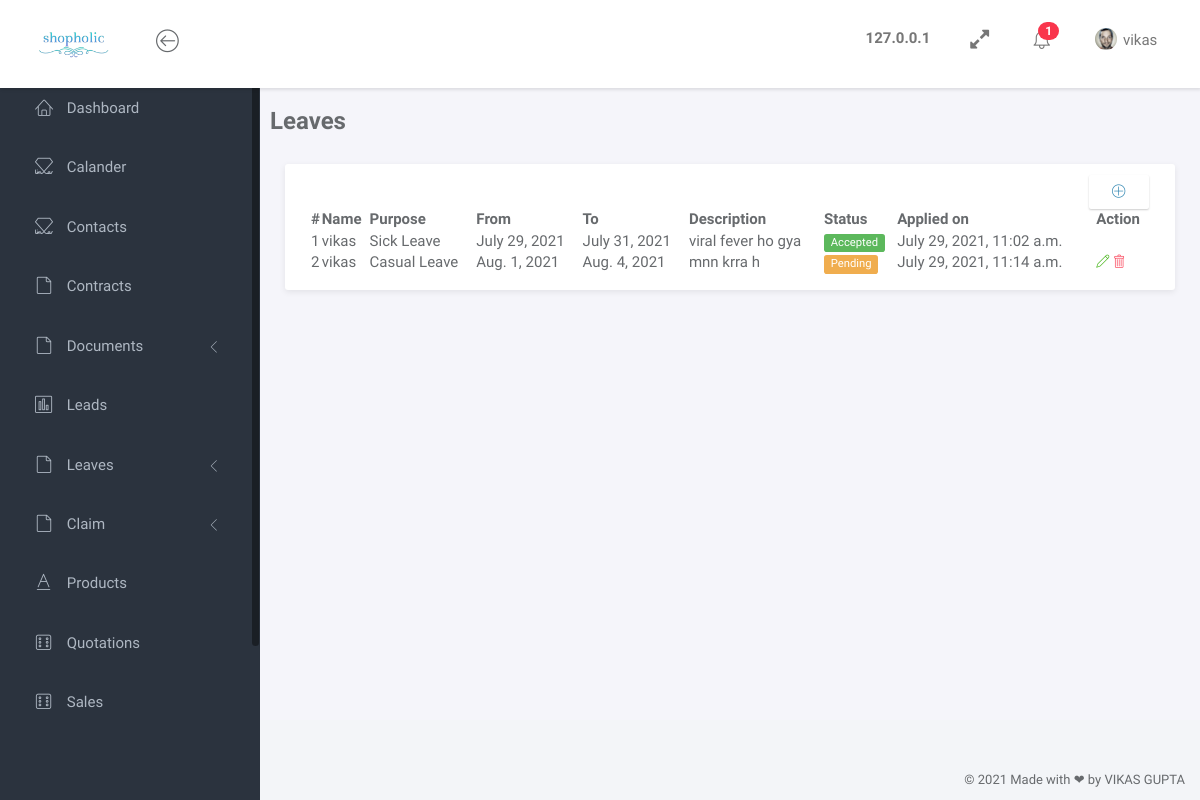
Page /leave (signed in) on the earlier database version.
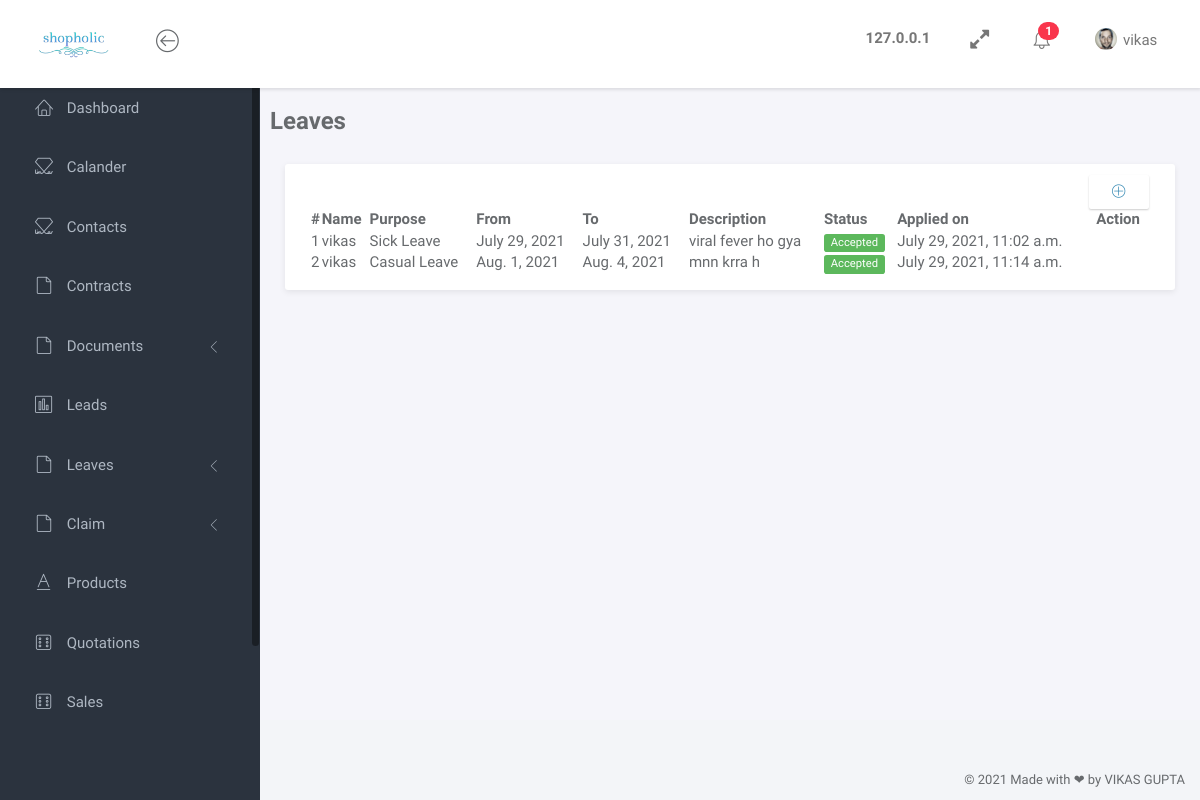
Same page on the later database version.
### shopping/models.py (models this page shows)
class Leave(models.Model):
    purpose = models.CharField(max_length=200)
    from_date = models.DateField()
    to_date = models.DateField()
    description = models.TextField(max_length=300)
    status = models.CharField(max_length=100)
    appliad_at = models.DateTimeField(auto_now_add=True)
    addedby = models.ForeignKey(User, on_delete=models.CASCADE,)

### shopping/views.py (the view, shortened to what this page needs)
# urls.py: path('leave', views.leave, name="leave"),
@login_required(login_url='login')
def leave(request):
    context = {}
    x_forwarded_for = request.META.get('HTTP_X_FORWARDED_FOR')
    if x_forwarded_for:
        ip = x_forwarded_for.split(',')[0]
    else:
        ip = request.META.get('REMOTE_ADDR')
    context["ip_address"] = ip
    context["eventdata"] = Events.objects.filter(addedby=request.user.id, eventdate=date.today()).all()
    context["eventcount"] = Events.objects.filter(addedby=request.user.id, eventdate=date.today()).count()
    context["data"] = Leave.objects.filter(addedby=request.user.id).all()
    return render(request, "User/leave/leave.html", context)

### shopping/templates/User/leave/leave.html (shortened to what this page needs)
{% load static %}
{% include 'User/head.html' %}
		<div class="main">
			<div class="main-content">
				<div class="container-fluid">
					<div class="row">
						<div class="col-sm"><h3 class="page-title"><b>Leaves</b></h3></div>
					</div>
					<div class="panel panel-headline">
						<div class="panel-body">
							<div class="col text-right mb-2">
								<a data-toggle="modal" data-target="#exampleModalCenter" class="btn btn-light" ><i class="lnr lnr-plus-circle"></i></a>
							</div>
							<div class="table-responsive">
								<table id="example" class="display nowrap" style="width:100%">
									<thead>
										<tr>
											<th>#</th>
											<th>Name</th>
											<th>Purpose</th>
											<th>From</th>
											<th>To</th>
                                            <th>Description</th>
                                            <th>Status</th>
                                            <th>Applied on</th>
											<th>Action</th>
										</tr>
									</thead>
									<tbody>
										{% for da in data %}
										<tr>
											<td>{{ da.id }}</td>
											<td>{{ da.addedby }}</td>
											<td>{{ da.purpose }}</td>
											<td>{{ da.from_date }}</td>
											<td>{{ da.to_date }}</td>
                                            <td>{{ da.description }}</td>
                                            <td>
                                                {% if da.status == "Rejected" %}
                                                <span class="label label-danger">{{ da.status }}</span>
                                                {% elif da.status == "Pending" %}
                                                <span class="label label-warning">{{ da.status }}</span>
                                                {% else %}
                                                <span class="label label-success">{{ da.status }}</span>
                                                {% endif %}
                                            </td>
                                            <td>{{ da.appliad_at }}</td>
											<td>
                                                {% if da.status == "Pending" %}
												<a class="link" href="editleave/{{ da.id }}">
													<span class="lnr lnr-pencil text-success"></span>
												</a>
												<a class="link" onclick="return confirm('Are you sure you want to delete this leave ?');" href="deleteleave/{{ da.id }}">
													<span class="lnr lnr-trash text-danger"></span>
												</a>
                                                {% endif %}
											</td>
										</tr>
										{% endfor %}
									</tbody>
								</table>
							</div>
						</div>
					</div>
				</div>
			</div>
		</div>
{% include 'User/foot2.html' %}

### shopping/templates/User/head.html (shortened to what this page needs)
{% load static %}
<!doctype html>
<html lang="en">
<head>
	<link rel="stylesheet" href="{% static 'css/bootstrap.css' %}">
	<link rel="stylesheet" href="{% static 'vendor/bootstrap/css/bootstrap.min.css' %}">
	<link rel="stylesheet" href="{% static 'vendor/font-awesome/css/font-awesome.min.css' %}">
	<link rel="stylesheet" href="{% static 'vendor/linearicons/style.css' %}">
	<link rel="stylesheet" href="{% static 'css/main.css' %}">
	<link rel="stylesheet" type="text/css" href="https://cdn.datatables.net/1.10.24/css/jquery.dataTables.css">
    <link href="{% static 'node_modules/fullcalendar/main.css' %}" rel='stylesheet' />
</head>
<body>
	<div id="wrapper">
		<nav class="navbar navbar-default navbar-expand-lg navbar-fixed-top">
			<div class="brand">
				<a href="home"><img src="{% static 'images/img/mylogo.png' %}" width="70" alt="shopholic Logo" class="img-responsive logo"></a>
			</div>
			<div class="container-fluid">
				<div class="navbar-btn">
					<button type="button" class="btn-toggle-fullwidth"><i class="lnr lnr-arrow-left-circle"></i></button>
				</div>
				<div id="navbar-menu">
					<ul class="nav navbar-nav navbar-right">
						<li>
							<a class="text-dark" title="Current ip address" style="cursor: pointer;"><b>{{ ip_address }}</b></a>
						</li>
						<li>
							<a class="text-dark" title="Full Screen" onclick="maxWindow()" style="cursor: pointer;"><i class="fa fa-expand" id="togglescreen"></i></a>
						</li>
						<li class="dropdown">
							<a href="#" class="dropdown-toggle icon-menu" data-toggle="dropdown">
								<span class="badge bg-danger">{{ eventcount }}</span>
							</a>
						</li>
						<li class="dropdown">
							<a href="#" class="dropdown-toggle" data-toggle="dropdown"><img src="{% static 'images/img/user.png' %}" class="img-circle" alt="Avatar"> <span>{{ user.get_username }}</span>&ensp;</a>
						</li>
					</ul>
				</div>
			</div>
		</nav>
		<div id="sidebar-nav" class="sidebar">
			<div class="sidebar-scroll">
				<nav>
					<ul class="nav">
						<li><a href="home" class=""><i class="lnr lnr-home"></i> <span>Dashboard</span></a></li>
						<li><a href="calander" class=""><i class="lnr lnr-linearicons"></i> <span>Calander</span></a></li>
						{% if perms.shopping.view_contact %}
						<li><a href="contact" class=""><i class="lnr lnr-linearicons"></i> <span>Contacts</span></a></li>
						{% endif %}
						{% if perms.shopping.view_contract %}
						<li><a href="contracts" class=""><i class="lnr lnr-file-empty"></i> <span>Contracts</span></a></li>
						{% endif %}
						{% if perms.shopping.view_documents %}
						<li>
							<a href="#subPages2" data-toggle="collapse" class="collapsed"><i class="lnr lnr-file-empty"></i> <span>Documents</span> <i class="icon-submenu lnr lnr-chevron-left"></i></a>
						</li>
						{% endif %}
						<li><a href="lead" class=""><i class="lnr lnr-chart-bars"></i> <span>Leads</span></a></li>
						<li>
							<a href="#subPages3" data-toggle="collapse" class="collapsed"><i class="lnr lnr-file-empty"></i> <span>Leaves</span> <i class="icon-submenu lnr lnr-chevron-left"></i></a>
						</li>
						<li>
							<a href="#subPages4" data-toggle="collapse" class="collapsed"><i class="lnr lnr-file-empty"></i> <span>Claim</span> <i class="icon-submenu lnr lnr-chevron-left"></i></a>
						</li>
						<li><a href="products" class=""><i class="lnr lnr-text-format"></i> <span>Products</span></a></li>
						<li><a href="quotation" class=""><i class="lnr lnr-dice"></i> <span>Quotations</span></a></li>
						<li><a href="sales" class=""><i class="lnr lnr-dice"></i> <span>Sales</span>&emsp;</a></li>
					</ul>
				</nav>
			</div>
		</div>

### shopping/templates/User/foot2.html (shortened to what this page needs)
{% load static %}
		<footer>
			<div class="container-fluid">
				<p class="copyright">&copy; 2021 Made with &#x2764; by VIKAS GUPTA</p>
			</div>
		</footer>
	</div>
</body>
</html>

### shopping/static/css/main.css (style rules this page uses)
html { position: relative; min-height: 100%; }
body { background-color: #F3F5F8; font-family: "Source Sans Pro", sans-serif; font-size: 15px; color: #676a6d; }
a { color: #3287B2; }
th { font-weight: 600; }
.page-title { margin-top: 0; margin-bottom: 30px; font-weight: 300; }
footer { position: absolute; bottom: 0; right: 0; padding-top: 15px; padding-bottom: 10px; }
.copyright { margin-bottom: 0; text-align: right; font-size: 13px; }
#wrapper .sidebar { -webkit-transition: all 0.3s ease-in-out; -moz-transition: all 0.3s ease-in-out; -ms-transition: all 0.3s ease-in-out; -o-transition: all 0.3s ease-in-out; transition: all 0.3s ease-in-out; width: 260px; height: 100%; float: left; background-color: #2B333E; position: fixed; left: 0; }
#wrapper .main { -webkit-transition: all 0.3s ease-in-out; -moz-transition: all 0.3s ease-in-out; -ms-transition: all 0.3s ease-in-out; -o-transition: all 0.3s ease-in-out; transition: all 0.3s ease-in-out; width: calc(100% - 260px); left: 0; position: relative; float: right; background-color: #f5f5fa; }
#wrapper #sidebar-nav, #wrapper .main { padding-top: 80px; }
.main-content { padding: 28px 10px; }
.navbar-default { -webkit-transition: all 0.3s ease-in-out; -moz-transition: all 0.3s ease-in-out; -ms-transition: all 0.3s ease-in-out; -o-transition: all 0.3s ease-in-out; transition: all 0.3s ease-in-out; -moz-box-shadow: 1px 2px 3px rgba(0, 0, 0, 0.1); -webkit-box-shadow: 1px 2px 3px rgba(0, 0, 0, 0.1); box-shadow: 1px 2px 3px rgba(0, 0, 0, 0.1); -webkit-border-radius: 0; -moz-border-radius: 0; border-radius: 0; padding: 0; margin: 0; border: none; background-color: #fff; }
.navbar-default .brand { float: left; padding: 30px 39px; background-color: #fff; }
.navbar-btn { float: left; padding: 16px 0; }
.navbar-btn button { font-size: 24px; padding: 4px 8px; line-height: .7; border: none; background: none; outline: none; }
.navbar-nav .icon-menu { display: inline-block; vertical-align: middle; *vertical-align: auto; *zoom: 1; *display: inline; padding-top: 28px; padding-bottom: 28px; position: relative; }
.navbar-nav .icon-menu .badge { position: absolute; top: 22px; right: 16px; }
.navbar-nav > li > a { padding: 28px 20px; }
.navbar-nav > li > a > i { font-size: 22px; margin-right: 2px; vertical-align: middle; }
.navbar-nav > li > a > span { position: relative; top: 2px; }
.navbar-nav > li > a img { width: 22px; margin-right: 2px; }
@media screen and (min-width: 768px) { .navbar-nav.navbar-right { margin-right: 0; } }
.sidebar { z-index: 9; }
.sidebar .nav > li > a { padding: 18px 30px; color: #AEB7C2; border-left: 5px solid transparent; }
.sidebar .nav > li > a[data-toggle="collapse"] .icon-submenu { display: inline-block; vertical-align: middle; *vertical-align: auto; *zoom: 1; *display: inline; -webkit-transition: all 0.2s ease-out; -moz-transition: all 0.2s ease-out; -ms-transition: all 0.2s ease-out; -o-transition: all 0.2s ease-out; transition: all 0.2s ease-out; float: right; position: relative; top: 5px; font-size: 12px; line-height: 1.1; -moz-transform: rotate(-90deg); -ms-transform: rotate(-90deg); -webkit-transform: rotate(-90deg); transform: rotate(-90deg); }
.sidebar .nav > li > a[data-toggle="collapse"].collapsed .icon-submenu { -moz-transform: rotate(0deg); -ms-transform: rotate(0deg); -webkit-transform: rotate(0deg); transform: rotate(0deg); }
.sidebar .nav i { margin-right: 10px; font-size: 18px; }
.sidebar .nav span { -webkit-transition: all 0.3s ease-in-out; -moz-transition: all 0.3s ease-in-out; -ms-transition: all 0.3s ease-in-out; -o-transition: all 0.3s ease-in-out; transition: all 0.3s ease-in-out; position: relative; top: -2px; }
.btn { -webkit-border-radius: 2px; -moz-border-radius: 2px; border-radius: 2px; -moz-box-shadow: 0px 1px 2px 0 rgba(0, 0, 0, 0.2); -webkit-box-shadow: 0px 1px 2px 0 rgba(0, 0, 0, 0.2); box-shadow: 0px 1px 2px 0 rgba(0, 0, 0, 0.2); padding: 6px 22px; }
.panel { -webkit-border-radius: 3px; -moz-border-radius: 3px; border-radius: 3px; -moz-box-shadow: 0 2px 6px rgba(0, 0, 0, 0.08); -webkit-box-shadow: 0 2px 6px rgba(0, 0, 0, 0.08); box-shadow: 0 2px 6px rgba(0, 0, 0, 0.08); background-color: #fff; margin-bottom: 30px; }
.panel .panel-heading, .panel .panel-body, .panel .panel-footer { padding-left: 25px; padding-right: 25px; }
.panel .panel-body { padding-top: 10px; padding-bottom: 15px; }
.label { font-weight: normal; }
.bg-danger { background-color: #F9354C; }

Differences in the rows shown:
changed Leave "Casual Leave": status "Pending" → "Accepted"
